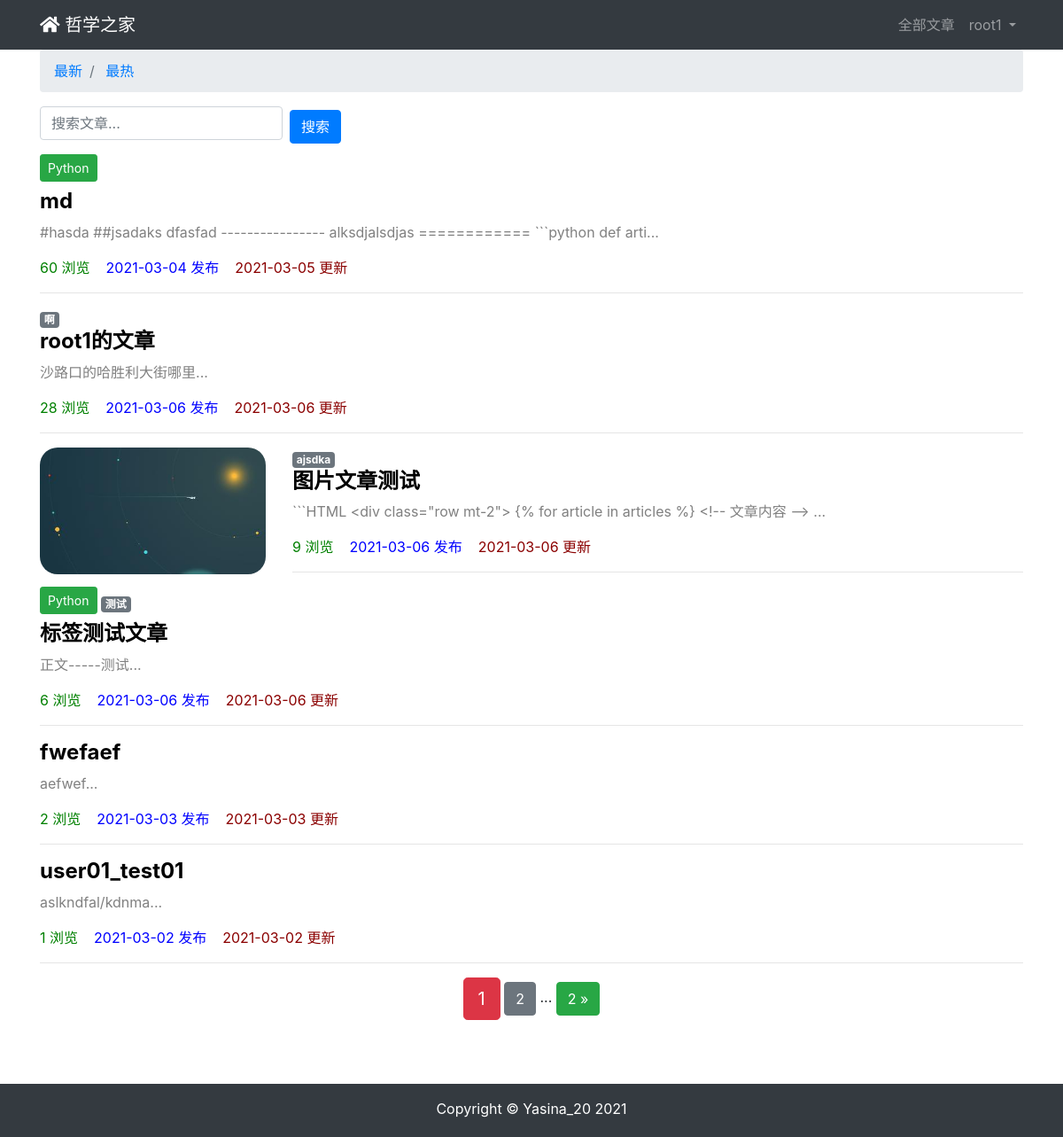
Page /article/article_list/?order=total_views&search= (signed in) on the committed database.
### app01/models.py (models this page shows, shortened)
class ArticlePost(models.Model):
    author = models.ForeignKey(User, on_delete=models.CASCADE)
    title = models.CharField(max_length=100)
    avatar = models.ImageField(upload_to='article/%Y%m%d', blank=True)
    body = models.TextField()  # 保存大量文本用TextField
    created = models.DateTimeField(default=timezone.now)
    updated = models.DateTimeField(auto_now=True)
    total_views = models.PositiveIntegerField(default=0)
    tags = TaggableManager(blank=True)
    column = models.ForeignKey(
        ArticleColumn,
        null=True,
        blank=True,
        on_delete=models.CASCADE,
        related_name='article'
    )
    class Meta:
        ordering = ('-created',)

class ArticleColumn(models.Model):
    title = models.CharField(max_length=100, blank=True)
    created = models.DateTimeField(default=timezone.now)
    def __str__(self):
        return self.title

### app01/views.py (the view)
# urls.py: path('', views.article_list, name='index'),
def article_list(request):
    search = request.GET.get('search')
    order = request.GET.get('order')
    column = request.GET.get('column')
    tag = request.GET.get('tags')
    articles = ArticlePost.objects.all()
    if search:
        articles = articles.filter(
            Q(title__icontains=search) |
            Q(body__icontains=search)
        )
    else:
        search = ''
    if column is not None and column.isdigit():
        articles = articles.filter(column=column)
    if tag and tag != 'None':
        articles = articles.filter(tags__name__in=[tag])
    if order == 'total_views':
        articles = articles.order_by('-total_views')
    paginator = Paginator(articles, 6)
    page = request.GET.get('page')
    articles = paginator.get_page(page)
    context = {'articles': articles,
               'order': order,
               'search': search,
               'tag': tag,
               }
    return render(request, 'article/list.html', context)

### templates/article/list.html (shortened to what this page needs)
{% extends "base.html" %}
{% load static %}
{% block content %}
<div class="container">
    <nav aria-label="breadcrumb">
        <ol class="breadcrumb">
            <li class="breadcrumb-item">
            <a href="{% url 'app01:article_list' %}?search={{ search }}">
                最新</a>
            </li>
             <li class="breadcrumb-item">
            <a href="{% url 'app01:article_list' %}?order=total_views&search={{ search }}">
                最热</a>
             </li>
        </ol>
    </nav>
    <div class="row">
        <div class="col-auto mr-auto">
            <form class="form-inline" >
                <input type="text"
                    class="form-control mb-2 mr-sm-2"
                    name="search"
                    placeholder="搜索文章..."
                >
                <input type="submit" value="搜索" class="btn btn-primary">
            </form>
        </div>
    </div>
    <div class="row mt-2">
        {% for article in articles %}
            {% if article.avatar %}
                <div class="col-3">
                    <img src="{{ article.avatar.url }}" alt="avatar" style="max-width:100%; border-radius: 20px">
                </div>
                <div class="col-9">
            {% else %}
                <div class="col-12">
            {% endif %}
                {% if article.column %}
                    <button type="button"
                        class="btn btn-sm mb-2
                            {% if article.column.title == 'Python' %}
                                btn-success
                            {% elif article.column.title == 'JAVA' %}
                                btn-primary
                            {% elif article.column.title == 'HTML' %}
                                btn-info
                            {% endif %}
                        ">
                        {{ article.column }}
                    </button>
                {% endif %}
                <span>
                    {% for tag in article.tags.all %}
                    <a href="{% url 'article:article_list' %}?tags={{ tag }}" class="badge badge-secondary">{{ tag }}</a>
                    {% endfor %}
                </span>
                <h4>
                    <b>
                        <a href="{% url 'article:article_detail' article.id %}" style="color: black;">
                            {{ article.title }}</a>
                    </b>
                </h4>
                <p style="color: gray;">
                    {{ article.body|slice:'100' }}...
                </p>
                <p>
                    <span style="color: green;">
                        {{ article.total_views }} 浏览&nbsp;&nbsp;&nbsp;
                    </span>
                    <span style="color: blue;">
                        {{ article.created|date:'Y-m-d' }} 发布&nbsp;&nbsp;&nbsp;
                    </span>
                    <span style="color: darkred;">
                        {{ article.updated|date:'Y-m-d' }} 更新
                    </span>
                </p><hr style="width: 100%;"/>
            </div>
        {% endfor %}
    </div>
    <div class="pagination row">
        <div class="m-auto">
            <span class="step-links">
                <span class="current btn btn-danger btn-lg">
                    {{ articles.number }}
                </span>
                {% if articles.has_next %}
                    <a href="?page={{ articles.next_page_number }}&order={{ order }}&search={{ search }}&tag={{ tag }}" class="btn btn-secondary">
                        {{ articles.next_page_number }}
                    </a>
                    <span>...</span>
                    <a href="?page={{ articles.paginator.num_pages }}&order={{ order }}&search={{ search }}&tag={{ tag }}" class="btn btn-success">
                        {{ articles.paginator.num_pages }} &raquo;
                    </a>
                {% endif %}
            </span>
        </div>
    </div>
</div>
{% endblock content %}

### templates/header.html (shortened to what this page needs)
<nav class="navbar navbar-expand-lg navbar-dark bg-dark">
    <div class="container">
    <a class="navbar-brand" href="#">
        <i class="fas fa-home"></i>
        哲学之家
    </a>
    <div>
      <ul class="navbar-nav">
        <li class="nav-item">
           <a class="nav-link" href="{% url 'app01:article_list' %}">全部文章</a>
        </li>
        {% if user.is_authenticated %}
        <li class="nav-item dropdown">
            <a class="nav-link dropdown-toggle" href="#" id="navbarDropdown" role="button" data-toggle="dropdown" aria-haspopup="true" aria-expanded="false">
              {{ user.username }}
            </a>
        </li>
        {% else %}
        <li class="nav-item">
            <a class="nav-link" href="/accounts/login/">登录</a>
        </li>
        {% endif %}
      </ul>
    </div>
  </div>
</nav>

### templates/base.html (style rules this page uses)
html, body { height: 100%; margin: 0; }

### rows in the picture
ArticlePost: column "Python", title "md", body "#hasda ##jsadaks dfasfad ---------------- alksdjalsdjas ============ ```python def arti", total_views "60", created "2021-03-04", updated "2021-03-05"
ArticlePost: title "root1的文章", body "沙路口的哈胜利大街哪里", total_views "28", created "2021-03-06", updated "2021-03-06"
Tag: name "啊"
ArticlePost: avatar (picture), title "图片文章测试", body "```HTML <div class=\"row mt-2\"> {% for article in articles %} <!-- 文章内容 -->", total_views "9", created "2021-03-06", updated "2021-03-06"
Tag: name "ajsdka"
ArticlePost: column "Python", title "标签测试文章", body "正文-----测试", total_views "6", created "2021-03-06", updated "2021-03-06"
Tag: name "测试"
ArticlePost: title "fwefaef", body "aefwef", total_views "2", created "2021-03-03", updated "2021-03-03"
ArticlePost: title "user01_test01", body "aslkndfal/kdnma", total_views "1", created "2021-03-02", updated "2021-03-02"

### other values in the picture
{{ user.username }} "root1"
{{ articles.number }} "1"
{{ articles.next_page_number }} "2"
{{ articles.paginator.num_pages }} "2"
